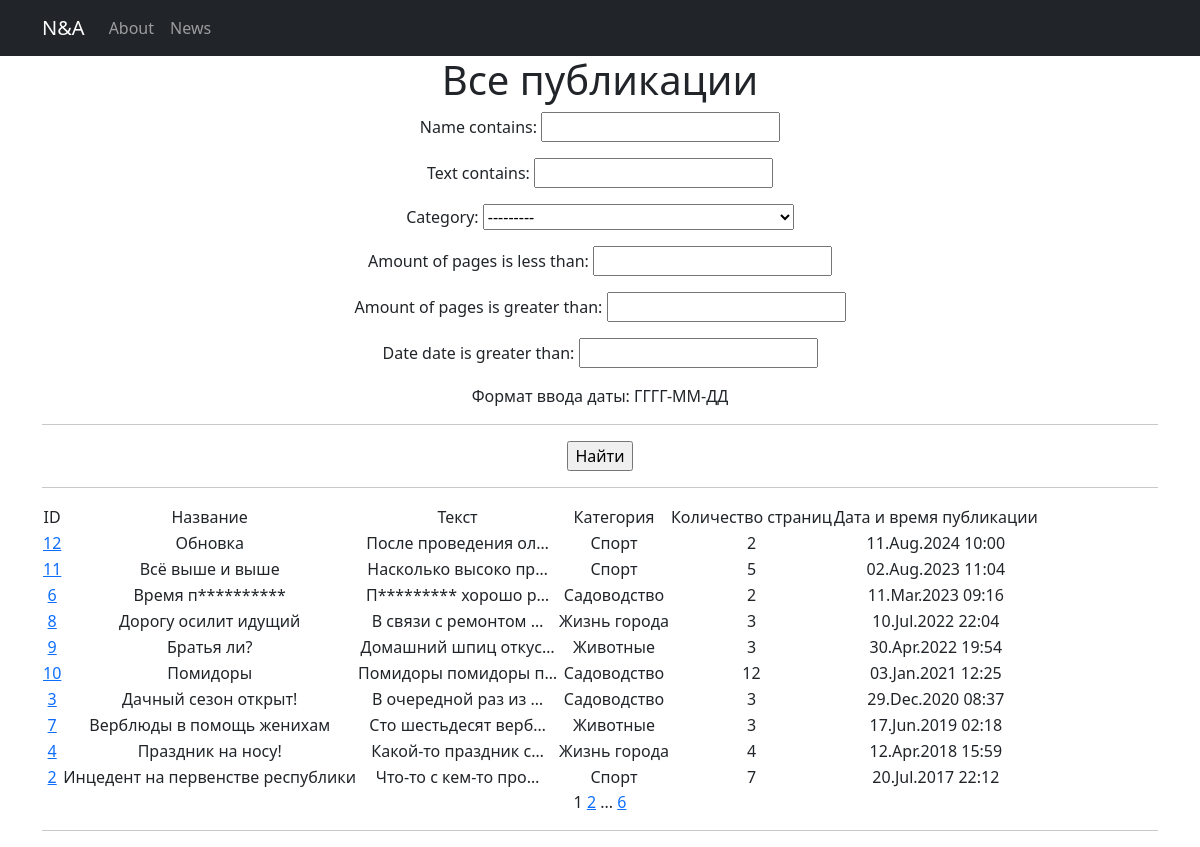
The app's page /news/search/ with its own data.
### simpleapp/models.py (models this page shows, shortened)
class News(models.Model):
    name = models.CharField(
        max_length=128,
        unique=True,
    )
    text = models.TextField()
    amount_of_pages = models.IntegerField(
        validators=[MinValueValidator(1)],
    )
    category = models.ForeignKey(
        to='Category',
        on_delete=models.CASCADE,
        related_name='posts'
    )
    date = models.DateTimeField(default=datetime.now())

class Category(models.Model):
    name = models.CharField(max_length=100, unique=True)
    subscribers = models.ManyToManyField(
        User,
        blank=True,
        related_name='categories'
    )
    def __str__(self):
        return f'{self.name}'

### simpleapp/views.py (the view)
# urls.py: path('', NewssList.as_view(), name='news_list'),
class NewssList(ListView):
    model = News
    ordering = '-date'
    template_name = 'posts.html'
    context_object_name = 'posts'
    paginate_by = 10
    def get_queryset(self):
        queryset = super().get_queryset()
        self.filterset = NewsFilter(self.request.GET, queryset)
        return self.filterset.qs
    def get_context_data(self, **kwargs):
        context = super().get_context_data(**kwargs)
        context['filterset'] = self.filterset
        return context

### simpleapp/templates/custom_filters.py (called while the page is built)
@register.filter()
def censor(text):
    if not isinstance(text, str):
        raise StrException
    else:
        t = text.split(' ')
        for i, b in enumerate(t):
            if b.lower() in WORD_LIST:
                t[i] = b[0] + '*' * int(len(b) - 1)
        return " ".join(t)

### simpleapp/templates/custom_tags.py (called while the page is built)
@register.simple_tag(takes_context=True)
def url_replace(context, **kwargs):
   d = context['request'].GET.copy()
   for k, v in kwargs.items():
       d[k] = v
   return d.urlencode()

### templates/search.html (shortened to what this page needs)
{% extends 'flatpages/default.html' %}
{% load custom_filters %}
{% load custom_tags %}
{% block content %}
   <h1>Все публикации</h1>
    <form action="" method="get">
       {{ filterset.form.as_p }} Формат ввода даты: ГГГГ-ММ-ДД
        <hr>
       <input type="submit" value="Найти" />
    </form>
   <hr>
   {% if posts %}
       <table>
           <tr>
               <td>ID</td>
               <td>Название</td>
               <td>Текст</td>
               <td>Категория</td>
               <td>Количество страниц</td>
               <td>Дата и время публикации</td>
           </tr>
           {% for post in posts.all %}
           <tr>
               <td><a href='http://127.0.0.1:8000/news/{{post.id}}'>{{ post.id }}</a></td>
               <td>{{ post.name|censor }}</td>
               <td>{{ post.text|censor|truncatechars:20 }}</td>
               <td>{{ post.category.name }}</td>
               <td>{{ post.amount_of_pages }}</td>
               <td>{{ post.date|date:'d.M.Y' }} {{ post.date|time:'H:i' }}</td>
           </tr>
           {% endfor %}
       </table>
   {% else %}
       <h2>Публикаций нет!</h2>
   {% endif %}
   {{ page_obj.number }}
   {% if page_obj.has_next %}
       <a href="?{% url_replace page=page_obj.next_page_number %}">{{ page_obj.next_page_number }}</a>
       {% if paginator.num_pages != page_obj.next_page_number %}
           ...
           <a href="?{% url_replace page=page_obj.paginator.num_pages %}">{{ page_obj.paginator.num_pages }}</a>
       {% endif %}
   {% endif %}
{% endblock content %}

### records on screen
News: id "12", name|censor "Обновка", text|censor "После проведения ол…", category.name "Спорт", amount_of_pages "2", date "11.Aug.2024", date "10:00"
News: id "11", name|censor "Всё выше и выше", text|censor "Насколько высоко пр…", category.name "Спорт", amount_of_pages "5", date "02.Aug.2023", date "11:04"
News: id "6", name|censor "Время п**********", text|censor "П********* хорошо р…", category.name "Садоводство", amount_of_pages "2", date "11.Mar.2023", date "09:16"
News: id "8", name|censor "Дорогу осилит идущий", text|censor "В связи с ремонтом …", category.name "Жизнь города", amount_of_pages "3", date "10.Jul.2022", date "22:04"
News: id "9", name|censor "Братья ли?", text|censor "Домашний шпиц откус…", category.name "Животные", amount_of_pages "3", date "30.Apr.2022", date "19:54"
News: id "10", name|censor "Помидоры", text|censor "Помидоры помидоры п…", category.name "Садоводство", amount_of_pages "12", date "03.Jan.2021", date "12:25"
News: id "3", name|censor "Дачный сезон открыт!", text|censor "В очередной раз из …", category.name "Садоводство", amount_of_pages "3", date "29.Dec.2020", date "08:37"
News: id "7", name|censor "Верблюды в помощь женихам", text|censor "Сто шестьдесят верб…", category.name "Животные", amount_of_pages "3", date "17.Jun.2019", date "02:18"
News: id "4", name|censor "Праздник на носу!", text|censor "Какой-то праздник с…", category.name "Жизнь города", amount_of_pages "4", date "12.Apr.2018", date "15:59"
News: id "2", name|censor "Инцедент на первенстве республики", text|censor "Что-то с кем-то про…", category.name "Спорт", amount_of_pages "7", date "20.Jul.2017", date "22:12"

### other values on screen
{{ page_obj.number }} "1"
{{ page_obj.next_page_number }} "2"
{{ page_obj.paginator.num_pages }} "6"
